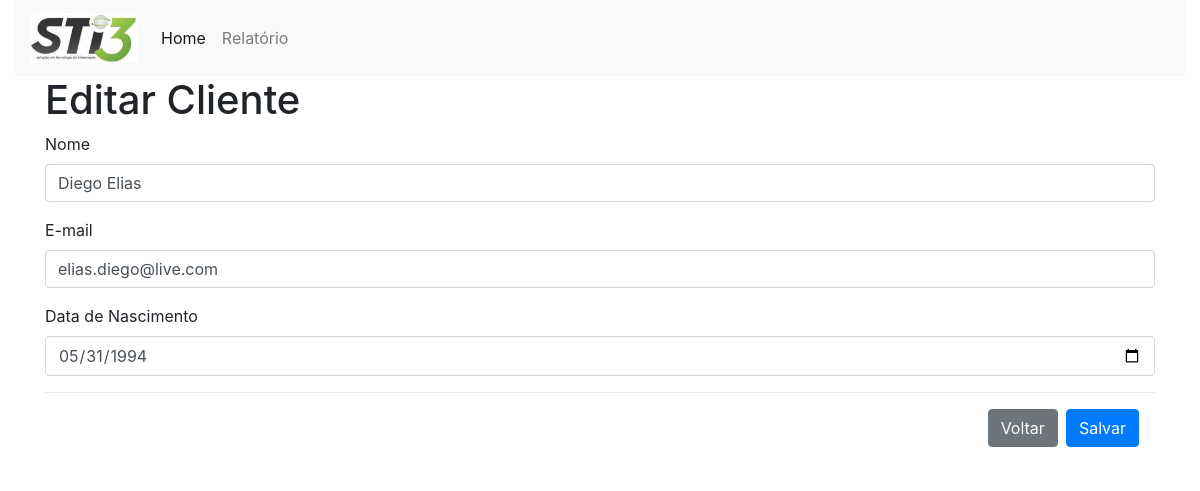
The page /home/editar/23 on the database its author committed.
### tables this page shows
CREATE TABLE `cliente` (
  `id` int(11) NOT NULL,
  `nome` varchar(80) NOT NULL,
  `email` varchar(80) NOT NULL,
  `dataNascimento` date DEFAULT NULL,
  `dataCadastro` datetime NOT NULL,
  `dataAlteracao` datetime NOT NULL
);

### core/controller.php (called while the page is built, shortened)
<?php
class controller {
	public function loadTemplate($viewName, $viewData = array()) {
		require 'views/template.php';
	}
	public function loadViewInTemplate($viewName, $viewData = array()) {
		extract($viewData);
		require 'views/'.$viewName.'.php';
	}
}

### controllers/homeController.php (called while the page is built, shortened)
<?php
class homeController extends controller {
	public function editar($i){
		$dados = array();
		$id = addslashes($i);
		$cliente = new Cliente();
		$infoClienteId = $cliente->infoClienteId($id);
		$dados['infoCliente'] = $infoClienteId;
		$this->loadTemplate('edit', $dados);
	}
}

### core/Core.php (called while the page is built, shortened)
<?php
class Core {
	public function run() {
		$url = '/';
		if(isset($_GET['url'])) {
			$url .= $_GET['url'];
		}
		$params = array();
		if(!empty($url) && $url != '/') {
			$url = explode('/', $url);
			array_shift($url);
			array_shift($url);
			if(isset($url[0]) && !empty($url[0])) {
				$currentAction = $url[0];
				array_shift($url);
			} else {
				$currentAction = 'index';
			}
			if(count($url) > 0) {
				$params = $url;
			}
		} else {
			$currentController = 'homeController';
			$currentAction = 'index';
		}
			$c = new $currentController();
			call_user_func_array(array($c, $currentAction), $params);
		}
}
?>

### index.php (called while the page is built, shortened)
<?php
$core = new Core();
$core->run();

### core/model.php (called while the page is built, shortened)
<?php
class model {
	public function __construct() {
		global $db;
		$this->db = $db;
	}
}

### models/cliente.php (called while the page is built, shortened)
<?php
class Cliente extends model{
    public function infoClienteId($id){
        $sql = 'SELECT * FROM cliente WHERE id = :id';
        $sql = $this->db->prepare($sql);
        $sql->bindValue(':id', $id);
        $sql->execute();
        if($sql->rowCount() > 0){
            $sql = $sql->fetch();
            return $sql;
        }
    }
}
?>

### views/edit.php (the view)
<div class="container">
<h1>Editar Cliente</h1>
<form method="POST" action="#">
    <div class="form-group">
    <label for="nome">Nome</label>
    <input type="text" name="nome" class="form-control" value="<?php echo $infoCliente['nome']?>" required=>
    </div>
    <div class="form-group">
    <label for="email">E-mail</label>
    <input type="email" name="email" class="form-control" value="<?php echo $infoCliente['email']?>" required>
    </div>
    <div class="form-group">
    <label for="data de nascimento">Data de Nascimento</label>
    <input type="date" name="dataNascimento" class="form-control" value="<?php echo $infoCliente['dataNascimento']?>">
    </div>
    <div class="modal-footer">
    <a href="<?php echo BASE_URL;?>" class="btn btn-secondary">Voltar</a>
    <button type="submit" class="btn btn-primary" >Salvar</button>
    </div>
</form>
</div>

### rows shown on the page
cliente: nome "Diego Elias", email "elias.diego@live.com", dataNascimento "05/31/1994"
